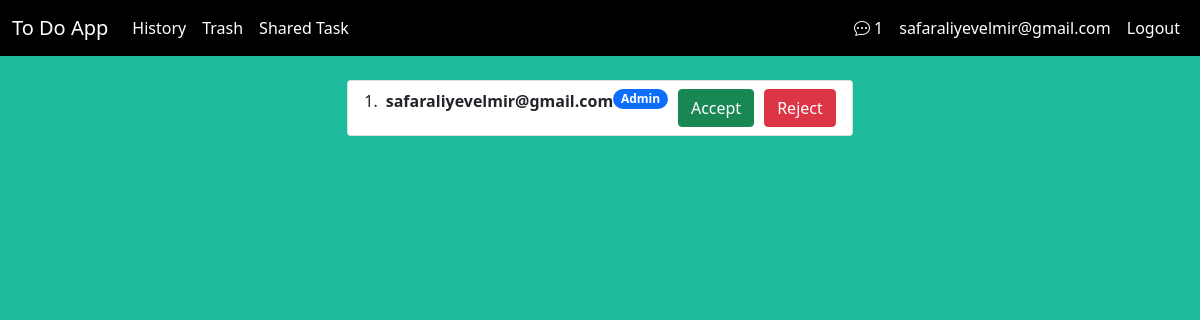
Page /todoapp/message/ (signed in) on the earlier database version.
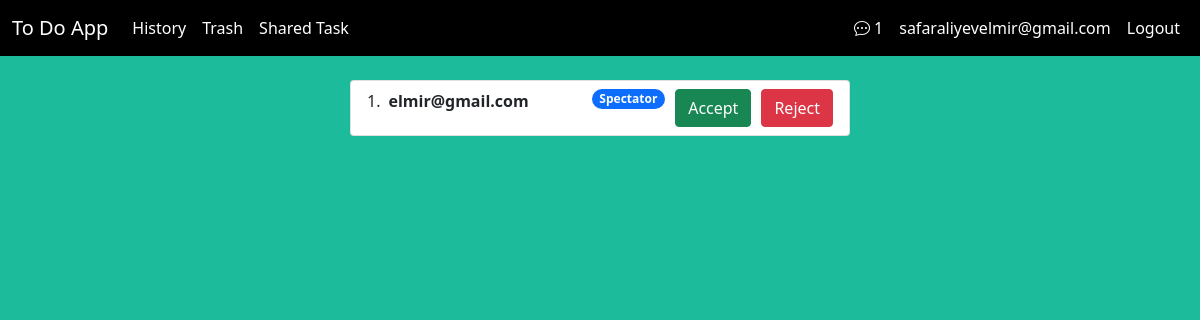
Same page on the later database version.
### accounts/models.py (models this page shows)
class CustomUser(AbstractUser):
    username = None
    email = models.EmailField(unique=True)
    token =models.CharField(max_length=120,null=True,blank=True)
    is_active = models.BooleanField(default=False)
    USERNAME_FIELD = 'email'
    REQUIRED_FIELDS = []
    object = CustomUserManager()

### todoapp/models.py (models this page shows, shortened)
class TaskShare(models.Model):
    user = models.ForeignKey(user,on_delete=models.CASCADE,related_name="user_share_task")
    task = models.ForeignKey(Task,on_delete=models.CASCADE,related_name='task_share')
    status = models.CharField(choices=STATUS_CHOICE,max_length=255)
    request = models.BooleanField(default=False)
    created_at = models.DateTimeField(auto_now_add=True)
    updated_at = models.DateTimeField(auto_now=True)

class Task(models.Model):
    title = models.CharField(max_length=255)
    deadline = models.DateTimeField()
    description = models.TextField(null=True,blank=True)
    reminder = models.BooleanField()
    done = models.BooleanField(default=False)
    user = models.ForeignKey(user,on_delete=models.CASCADE,null=True,blank=True)
    is_deleted = models.BooleanField(default=False)
    created_at = models.DateTimeField(auto_now_add=True)
    updated_at = models.DateTimeField(auto_now=True)

### todoapp/views.py (the view)
# urls.py: path('message/',MessagePageView.as_view(),name='message'),
class MessagePageView(LoginRequiredMixin,TemplateView):
    template_name = 'message.html'
    def get_context_data(self, **kwargs):
        context = super().get_context_data(**kwargs)
        context["messages"] = TaskShare.objects.filter(user=self.request.user,request=False)
        return context

### core/views.py (called while the page is built)
    @method_decorator(login_required)
    def dispatch(self,request,*args,**kwargs):
        return super(LoginRequiredMixin,self).dispatch(request,*args,**kwargs)

### todoapp/templatetags/message.py (called while the page is built)
@register.simple_tag(name='messageCount')
def messageCount(user):
    return TaskShare.objects.filter(user=user,request=False).count()

### templates/message.html
{% extends 'base.html' %}
{% block content %}
<div class="container">
    <div class="row">
        <div class="d-flex justify-content-center mainBox">
            <div class="share-list mt-4">
                <ol class="list-group list-group-numbered">
                    {% for message in messages %}
                    <li class="list-group-item d-flex justify-content-between align-items-start"
                        style="min-width:500px;">
                        <div class="ms-2 me-auto">
                            <div class="fw-bold">{{message.task.user}} </div>
                        </div>
                        <span class="badge bg-primary rounded-pill">{{message.status}}</span>
                        <a style="margin-left: 10px;" href= "{% url 'accept-request' message.pk %}" class="btn btn-success">Accept</a>
                        <a style="margin-left: 10px;" href="{% url 'reject-request' message.pk %}"  class="btn btn-danger">Reject</a>
                    </li>
                    {% endfor %}
                </ol>
            </div>
        </div>
    </div>
</div>
{% endblock content %}

### templates/base.html (shortened to what this page needs)
{% load static %}
{% load message %}
<!doctype html>
<html lang="en">
<head>
  <link href="https://cdn.jsdelivr.net/npm/bootstrap@5.0.2/dist/css/bootstrap.min.css" rel="stylesheet"
>
  <link rel="stylesheet" href="{% static 'css/style.css' %}">
  <link rel="stylesheet" href="https://cdn.jsdelivr.net/npm/bootstrap-icons@1.7.2/font/bootstrap-icons.css">
</head>
<body>
  <nav class="navbar navbar-expand-lg navbar-dark" style="background-color: black;">
    <div class="container-fluid">
      <a class="navbar-brand" href="{% url 'index' %}">To Do App</a>
      <div class="collapse navbar-collapse" id="navbarSupportedContent">
        <ul class="navbar-nav me-auto mb-2 mb-lg-0">
          <li class="nav-item">
            <a class="nav-link active" aria-current="page" href="#">History</a>
          </li>
          <li class="nav-item">
            <a class="nav-link active" aria-current="page" href="{% url 'trash' %}">Trash</a>
          </li>
          <li class="nav-item">
            <a class="nav-link active" aria-current="page" href="{% url 'shared-task' %}">Shared Task</a>
          </li>
        </ul>
        <div class="d-flex">
          {% if request.user %}
          <ul class="navbar-nav me-auto mb-2 mb-lg-0">
            <li class="nav-item">
              <a class="nav-link active" aria-current="page" href="{% url 'message' %}"><i class="bi bi-chat-dots"></i> {% messageCount request.user %}</a>
            </li>
            <li class="nav-item">
              <a class="nav-link active" aria-current="page" href="#">{{request.user.email}}</a>
            </li>
            <li class="nav-item">
              <a href="{% url 'logout' %}" class="nav-link active" aria-current="page" href="#">Logout</a>
            </li>
          </ul>
          {% endif %}
        </div>
      </div>
    </div>
  </nav>
  {% block content %}
  {% endblock content %}
</body>
</html>

### static/css/style.css (style rules this page uses)
body { background-color: #1cbb9b; }

Differences in the rows shown:
removed TaskShare: task.user "safaraliyevelmir@gmail.com", status "Admin"
added TaskShare: task.user "elmir@gmail.com", status "Spectator"
